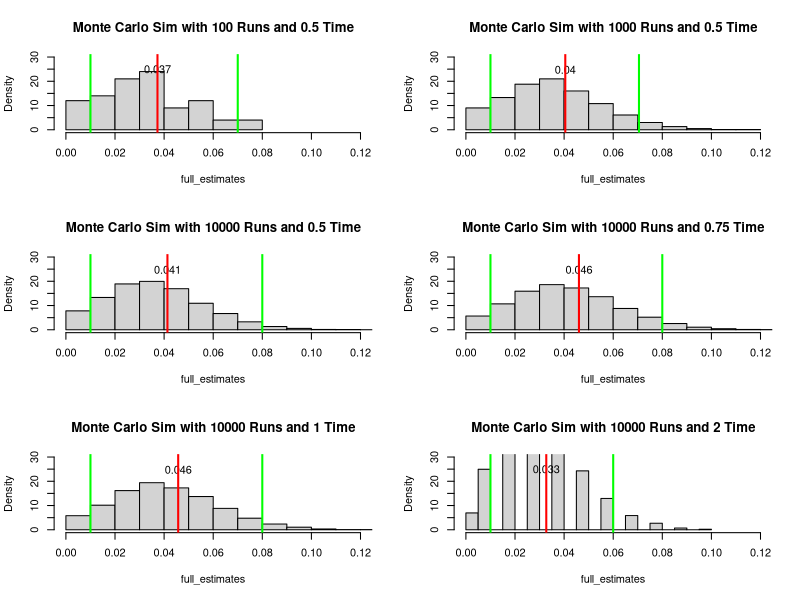

Here is the R script that generated this plot:
## ---- chunk 1
knitr::opts_chunk$set(echo = FALSE)
## ---- chunk 2
set.seed = 8675309

one_run_stock <- function(t = 0.5, mean_a = 0.15, sd_a = 0.2, mean_b = 0.12, 
                          sd_b = 0.18, stock_a = 100, stock_b = 75, n_a = 100, 
                          n_b = 100, nrep = 100){
  one_estimate <- rep(0, times = nrep)
  initial_wealth <- n_a * stock_a + n_b * stock_b
  
  for(i in 1:nrep){
    b_a = rnorm(1, sd = sqrt(t))
    b_b = rnorm(1, sd = sqrt(t))
    stock_a_t <- stock_a * exp((mean_a - sd_a^2/2)*t + sd_a*b_a)
    stock_b_t <- stock_b * exp((mean_b - sd_b^2/2)*t + sd_b*b_b)
    loss_event = (n_a * stock_a_t + n_b * stock_b_t)/(n_a * stock_a + n_b * stock_b)
    if(loss_event <= 0.9) one_estimate[i] <- 1
  }
  return(one_estimate)
}

draw_hist <- function(n = 100, t = 0.5){
  full_estimates <- rep(0, times = n)
  for(i in 1:n){
    full_estimates[i] <- mean(one_run_stock(t = t))
  }
  hist(full_estimates, freq = FALSE, ylim = c(0,30), xlim = c(0,0.12), 
       main = paste("Monte Carlo Sim with", n, "Runs and", t, "Time"))
  text(mean(full_estimates), 25, round(mean(full_estimates),3))
  abline(v = mean(full_estimates), col = "red", lwd = 2)
  abline(v=quantile(full_estimates,c(0.05,0.95)), col = "green", lwd = 2)
}

par(mfrow = c(3,2))
draw_hist()
draw_hist(n = 1000)
draw_hist(n = 10000)
draw_hist(n = 10000, t = 0.75)
draw_hist(n = 10000, t = 1)
draw_hist(n = 10000, t = 2)
